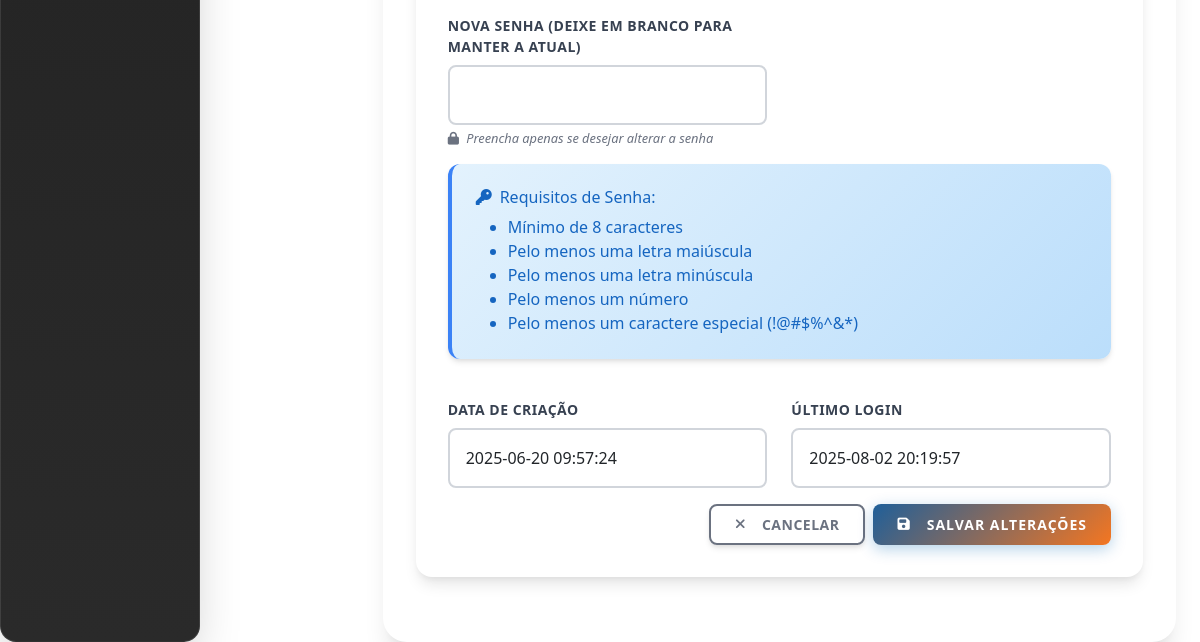
/admin/usuarios/10/editar (signed in, lower part), run on an earlier commit of the app's database.
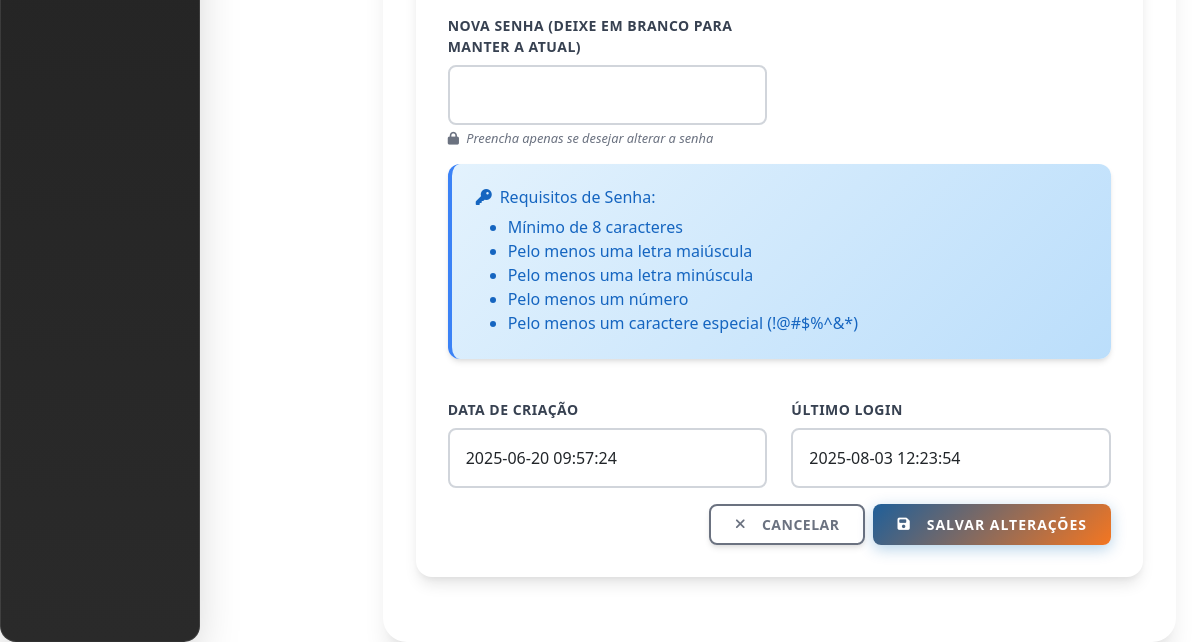
And on a later commit of the database.
### tables this page shows
CREATE TABLE usuarios (
        id INTEGER PRIMARY KEY AUTOINCREMENT,
        username TEXT UNIQUE NOT NULL,
        email TEXT UNIQUE NOT NULL,
        password_hash TEXT NOT NULL,
        nivel TEXT NOT NULL,
        created_at TEXT NOT NULL,
        last_login TEXT,
        ultima_alteracao_senha TEXT
    , nome TEXT, unidade TEXT DEFAULT "Rio de Janeiro", senha_temporaria INTEGER DEFAULT 0, primeiro_login INTEGER DEFAULT 1);

### admin/routes.py (the view, shortened to what this page needs)
@admin_bp.route('/usuarios/<int:usuario_id>/editar', methods=['GET', 'POST'])
@admin_completo_only_required
def editar_usuario(usuario_id):
    try:
        db = get_db()
        cursor = db.cursor()
        cursor.execute("SELECT * FROM usuarios WHERE id = ?", (usuario_id,))
        usuario = cursor.fetchone()
        if not usuario:
            flash("Usuário não encontrado", "danger")
            return redirect(url_for('admin.listar_usuarios'))
        return render_template('admin/editar_usuario.html', usuario=usuario)
    except Exception as e:
        logger.error(f"Erro ao editar usuário: {e}")
        flash(f"Erro ao editar usuário: {e}", "danger")
        return redirect(url_for('admin.listar_usuarios'))

### db.py (called while the page is built)
def get_db():
    if 'db' not in g:
        try:
            g.db = sqlite3.connect(
                current_app.config['DATABASE'],
                detect_types=sqlite3.PARSE_DECLTYPES,
                timeout=30.0,  # 30 segundos de timeout
                isolation_level=None  # Autocommit mode
            )
            g.db.execute('PRAGMA busy_timeout = 10000;')  # 10 segundos
            g.db.row_factory = sqlite3.Row
            logger.debug("Nova conexão com o banco de dados estabelecida")
        except sqlite3.Error as e:
            logger.error(f"Erro ao conectar ao banco de dados: {e}")
            raise
    return g.db

### utils/db.py (called while the page is built)
def get_db():
    try:
        return main_get_db()
    except Exception as e:
        logger.error(f"Erro ao obter conexão com o banco de dados: {e}")
        if 'db' not in g:
            g.db = sqlite3.connect(
                current_app.config['DATABASE'],
                detect_types=sqlite3.PARSE_DECLTYPES,
                timeout=30.0
            )
            g.db.row_factory = sqlite3.Row
        return g.db

### utils/permissions.py (called while the page is built)
def get_user_role():
    role = session.get('role') or session.get('nivel')
    return role

### templates/admin/editar_usuario.html (shortened to what this page needs)
{% extends "admin/base.html" %}
{% block extra_css %}
<link rel="stylesheet" href="{{ url_for('static', filename='css/admin-theme.css') }}">
{% endblock %}
{% block content %}
        <main class="col-md-9 ms-sm-auto col-lg-10 main-content">
            <div class="admin-card fade-in-up">
                <div class="card-body">
                    <form method="POST" action="{{ url_for('admin.editar_usuario', usuario_id=usuario.id) }}">
                        <div class="row">
                        </div>
                        <div class="row">
                            <div class="col-md-6 mb-3">
                                <label for="password" class="form-label">Nova Senha (deixe em branco para manter a atual)</label>
                                <input type="password" class="form-control" id="password" name="password">
                                <div class="form-text">
                                    <i class="fas fa-lock me-1"></i>
                                    Preencha apenas se desejar alterar a senha
                                </div>
                            </div>
                        </div>
                        <div class="row">
                            <div class="col-md-12 mb-3">
                                <div class="alert alert-info">
                                    <h6><i class="fas fa-key me-2"></i>Requisitos de Senha:</h6>
                                    <ul class="mb-0">
                                        <li>Mínimo de 8 caracteres</li>
                                        <li>Pelo menos uma letra maiúscula</li>
                                        <li>Pelo menos uma letra minúscula</li>
                                        <li>Pelo menos um número</li>
                                        <li>Pelo menos um caractere especial (!@#$%^&*)</li>
                                    </ul>
                                </div>
                            </div>
                        </div>
                        <div class="row mb-3">
                            <div class="col-md-6">
                                <label class="form-label">Data de Criação</label>
                                <input type="text" class="form-control" value="{{ usuario.created_at }}" readonly>
                            </div>
                            <div class="col-md-6">
                                <label class="form-label">Último Login</label>
                                <input type="text" class="form-control" value="{{ usuario.last_login if usuario.last_login else 'Nunca' }}" readonly>
                            </div>
                        </div>
                        <div class="d-flex justify-content-end">
                            <a href="{{ url_for('admin.listar_usuarios') }}" class="btn btn-outline-secondary me-2">
                                <i class="fas fa-times me-2"></i>Cancelar
                            </a>
                            <button type="submit" class="btn btn-primary">
                                <i class="fas fa-save me-2"></i>Salvar Alterações
                            </button>
                        </div>
                    </form>
                </div>
            </div>
        </main>
    </div>
</div>
{% endblock %}

What changed in the data, as far as the page shows it:
changed usuarios: last_login "2025-08-02 20:19:57" → "2025-08-03 12:23:54"
